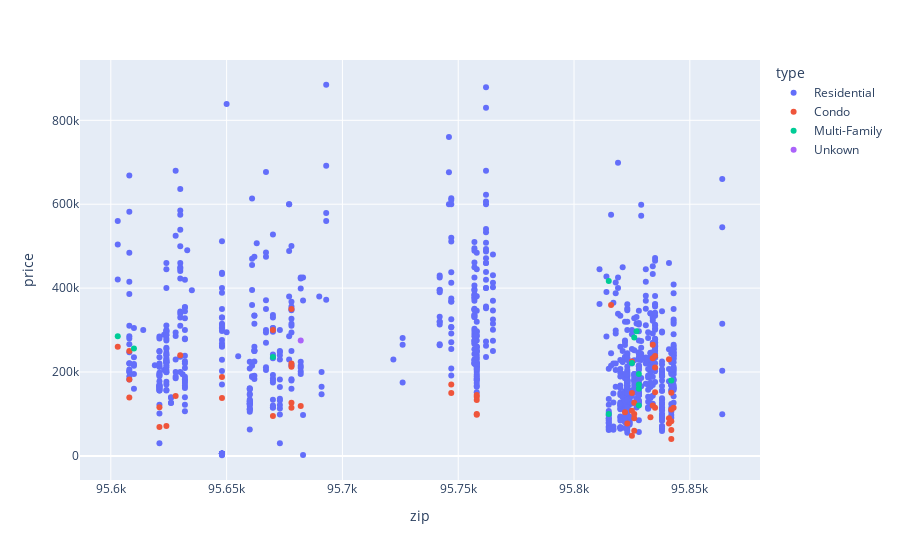

Notebook code cell kept with this figure:
### Markdown cell above
# Real Estate Dataset

### Code cell
#Read the data
data = pd.read_csv("Sacramentorealestatetransactions.csv")

fig = px.scatter(data,x='zip',y='price',color = 'type')
fig.show()

#Reset columns
data = data.set_index(['city', 'zip'])   

#rename zip column names
data.index.set_names(['city', 'zipcode'], inplace=True)
data.head(8)

### Figure 1 — Plotly figure (JSON) as saved in the notebook; plotly's stock layout.template omitted (floating-point values rounded to 4 significant figures; data arrays with more than 128 entries replaced by an {"elided": "..."} marker saying what was removed)
{"data": [{"hovertemplate": "type=Residential<br>zip=%{x}<br>price=%{y}<extra></extra>", "legendgroup": "Residential", "marker": {"color": "#636efa", "symbol": "circle"}, "mode": "markers", "name": "Residential", "orientation": "v", "showlegend": true, "type": "scatter", "x": {"elided": "917 int values"}, "xaxis": "x", "y": {"elided": "917 int values"}, "yaxis": "y"}, {"hovertemplate": "type=Condo<br>zip=%{x}<br>price=%{y}<extra></extra>", "legendgroup": "Condo", "marker": {"color": "#EF553B", "symbol": "circle"}, "mode": "markers", "name": "Condo", "orientation": "v", "showlegend": true, "type": "scatter", "x": [95841, 95670, 95842, 95621, 95758, 95758, 95825, 95835, 95608, 95834, 95621, 95624, 95758, 95758, 95628, 95758, 95825, 95630, 95670, 95842, 95825, 95841, 95842, 95826, 95826, 95843, 95678, 95834, 95826, 95678, 95608, 95747, 95608, 95841, 95834, 95835, 95603, 95816, 95823, 95822, 95835, 95835, 95678, 95678, 95826, 95842, 95833, 95825, 95682, 95648, 95842, 95747, 95648, 95678], "xaxis": "x", "y": [89921, 94905, 110700, 116250, 133000, 141000, 150000, 152000, 250134, 265000, 69000, 71000, 98000, 100000, 142500, 145000, 225000, 240000, 300000, 40000, 48000, 77000, 82732, 90000, 100000, 115000, 115000, 120000, 126960, 127000, 139500, 150000, 182000, 230522, 232500, 238000, 260000, 360000, 77000, 104250, 115000, 210944, 212500, 350000, 60000, 62000, 92000, 107666, 119000, 138000, 150454, 170000, 188000, 220000], "yaxis": "y"}, {"hovertemplate": "type=Multi-Family<br>zip=%{x}<br>price=%{y}<extra></extra>", "legendgroup": "Multi-Family", "marker": {"color": "#00cc96", "symbol": "circle"}, "mode": "markers", "name": "Multi-Family", "orientation": "v", "showlegend": true, "type": "scatter", "x": [95842, 95828, 95826, 95827, 95610, 95815, 95828, 95670, 95603, 95815, 95828, 95825, 95828], "xaxis": "x", "y": [179580, 195000, 282400, 297000, 256054, 100000, 120000, 236000, 285000, 416767, 159900, 221250, 170000], "yaxis": "y"}, {"hovertemplate": "type=Unkown<br>zip=%{x}<br>price=%{y}<extra></extra>", "legendgroup": "Unkown", "marker": {"color": "#ab63fa", "symbol": "circle"}, "mode": "markers", "name": "Unkown", "orientation": "v", "showlegend": true, "type": "scatter", "x": [95682], "xaxis": "x", "y": [275000], "yaxis": "y"}], "layout": {"legend": {"title": {"text": "type"}, "tracegroupgap": 0}, "margin": {"t": 60}, "xaxis": {"anchor": "y", "domain": [0, 1], "title": {"text": "zip"}}, "yaxis": {"anchor": "x", "domain": [0, 1], "title": {"text": "price"}}}}
